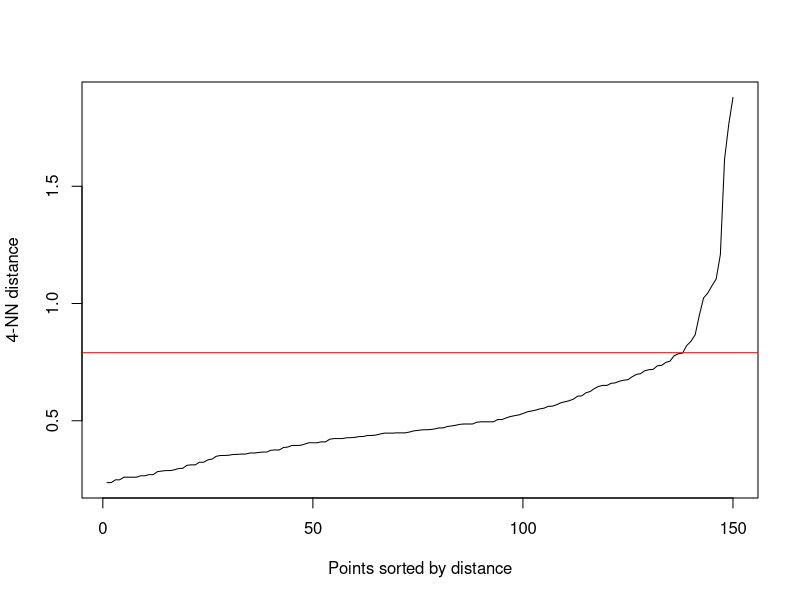
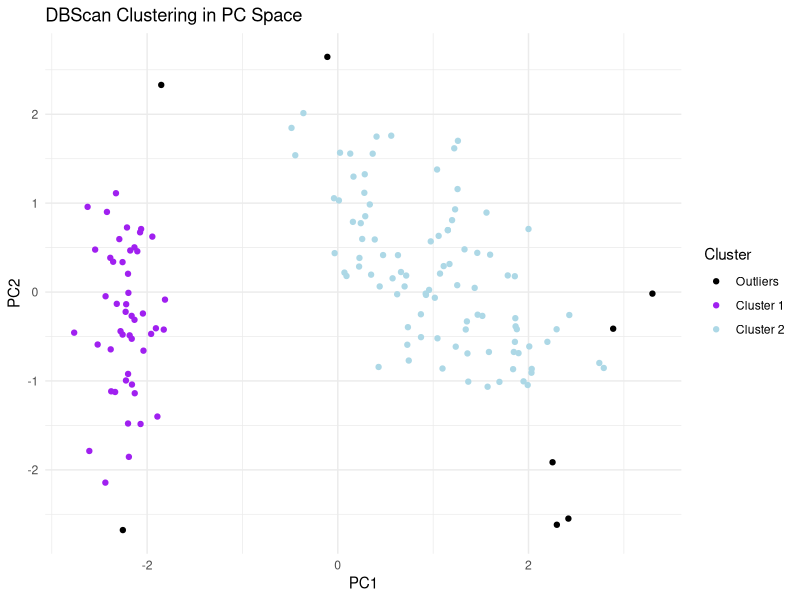

These charts were generated, in order, by the following R code:
######
# DBScan of iris data
######
# BY: Jacob Hofer
######

#Loading necessary packages
library(tidyverse)
library(datasets)
library(fpc)
library(dbscan)

#Load and Scale Iris Dataset (IrisData2 includes true species)
IrisData <- as.data.frame(scale(iris[1:4]))
IrisData2 <- bind_cols(IrisData, Species = iris[,5])

#Before fitting our dbscan, we want to find the optimal values for hyper parameter eps
#We will do this using the knearest neighbor distances plot and look for an elbow
kNNdistplot(IrisData, k = 4)
abline(h = 0.79, col = "red")

#Minimum Points is another hyperparameter, but a general rule I've seen is use
#two times the number of features, in this case 4*2 = 8.

#Now we can fit the dbscan
db.output <- fpc::dbscan(IrisData, eps = 0.79, MinPts = 8)

#Use PCA so we can visualize in 2 dimensions
PCAresult <- prcomp(IrisData)
IrisData.output <- bind_cols(IrisData, PCAresult$x ,db.output$cluster)
colnames(IrisData.output)[colnames(IrisData.output) == "...9"] <- "Cluster"
IrisData.output$Cluster <- factor(IrisData.output$Cluster)

ggplot(IrisData.output, aes(x = PC1, y = PC2, col = Cluster)) + geom_point() +
  theme_minimal() + 
  labs(title = 'DBScan Clustering in PC Space', x = 'PC1', y = 'PC2') +
  scale_color_manual(values = c("1" = "purple", "2" = 'lightblue', "0" = 'black'),
                     labels = c("Outliers", "Cluster 1", "Cluster 2"))

#We see that the algorithm has found 2 distinct clusters, from my knowledge of the
#data set it has combined versicolor and virginica into one cluster and left setosa
#on its own. There were 'outliers' found outside of both groups, this means they
#are not associated with a group, their distance was too great to include them.
